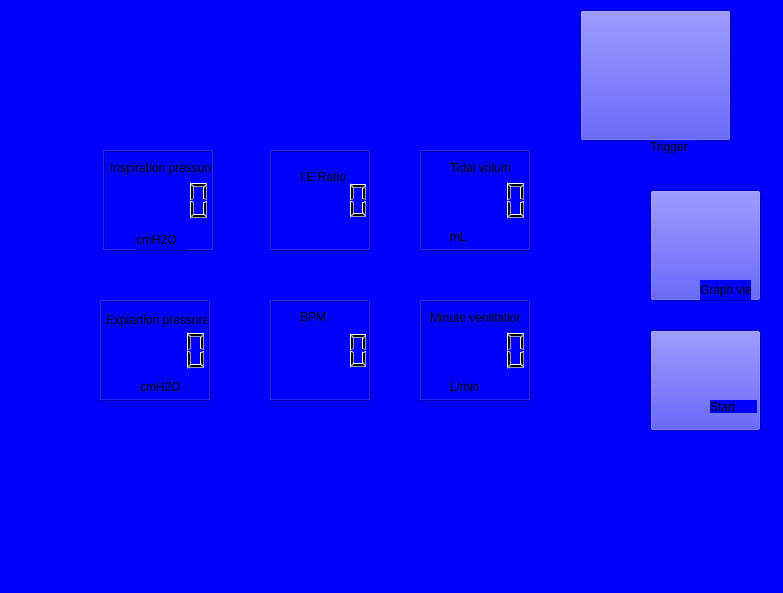
<?xml version="1.0" encoding="UTF-8"?>
<ui version="4.0">
 <class>Form</class>
 <widget class="QWidget" name="Form">
  <property name="geometry">
   <rect>
    <x>0</x>
    <y>0</y>
    <width>783</width>
    <height>593</height>
   </rect>
  </property>
  <property name="windowTitle">
   <string>Form</string>
  </property>
  <property name="styleSheet">
   <string notr="true">background-color: rgb(0, 0, 255);</string>
  </property>
  <widget class="QPushButton" name="pushButton">
   <property name="geometry">
    <rect>
     <x>580</x>
     <y>10</y>
     <width>151</width>
     <height>131</height>
    </rect>
   </property>
   <property name="styleSheet">
    <string notr="true">background:url(:/newPrefix/New folder/triggerOff_dark.png)</string>
   </property>
   <property name="text">
    <string/>
   </property>
  </widget>
  <widget class="QPushButton" name="pushButton_3">
   <property name="geometry">
    <rect>
     <x>650</x>
     <y>190</y>
     <width>111</width>
     <height>111</height>
    </rect>
   </property>
   <property name="styleSheet">
    <string notr="true">background:url(:/newPrefix/New folder/graph_view_dark.png)</string>
   </property>
   <property name="text">
    <string/>
   </property>
  </widget>
  <widget class="QPushButton" name="pushButton_4">
   <property name="geometry">
    <rect>
     <x>650</x>
     <y>330</y>
     <width>111</width>
     <height>101</height>
    </rect>
   </property>
   <property name="styleSheet">
    <string notr="true">background:url(:/newPrefix/New folder/start_dark.png)</string>
   </property>
   <property name="text">
    <string/>
   </property>
  </widget>
  <widget class="QLCDNumber" name="lcdNumber">
   <property name="geometry">
    <rect>
     <x>103</x>
     <y>150</y>
     <width>111</width>
     <height>101</height>
    </rect>
   </property>
  </widget>
  <widget class="QLCDNumber" name="lcdNumber_2">
   <property name="geometry">
    <rect>
     <x>270</x>
     <y>150</y>
     <width>101</width>
     <height>101</height>
    </rect>
   </property>
  </widget>
  <widget class="QLCDNumber" name="lcdNumber_3">
   <property name="geometry">
    <rect>
     <x>420</x>
     <y>150</y>
     <width>111</width>
     <height>101</height>
    </rect>
   </property>
  </widget>
  <widget class="QLCDNumber" name="lcdNumber_4">
   <property name="geometry">
    <rect>
     <x>100</x>
     <y>300</y>
     <width>111</width>
     <height>101</height>
    </rect>
   </property>
  </widget>
  <widget class="QLCDNumber" name="lcdNumber_5">
   <property name="geometry">
    <rect>
     <x>270</x>
     <y>300</y>
     <width>101</width>
     <height>101</height>
    </rect>
   </property>
  </widget>
  <widget class="QLCDNumber" name="lcdNumber_6">
   <property name="geometry">
    <rect>
     <x>420</x>
     <y>300</y>
     <width>111</width>
     <height>101</height>
    </rect>
   </property>
  </widget>
  <widget class="QLabel" name="label">
   <property name="geometry">
    <rect>
     <x>650</x>
     <y>140</y>
     <width>47</width>
     <height>13</height>
    </rect>
   </property>
   <property name="text">
    <string>Trigger</string>
   </property>
  </widget>
  <widget class="QLabel" name="label_2">
   <property name="geometry">
    <rect>
     <x>700</x>
     <y>280</y>
     <width>51</width>
     <height>20</height>
    </rect>
   </property>
   <property name="text">
    <string>Graph view</string>
   </property>
  </widget>
  <widget class="QLabel" name="label_3">
   <property name="geometry">
    <rect>
     <x>710</x>
     <y>400</y>
     <width>47</width>
     <height>13</height>
    </rect>
   </property>
   <property name="text">
    <string>Start</string>
   </property>
  </widget>
  <widget class="QLabel" name="label_4">
   <property name="geometry">
    <rect>
     <x>300</x>
     <y>170</y>
     <width>47</width>
     <height>13</height>
    </rect>
   </property>
   <property name="text">
    <string>I:E Ratio</string>
   </property>
  </widget>
  <widget class="QLabel" name="label_5">
   <property name="geometry">
    <rect>
     <x>300</x>
     <y>310</y>
     <width>47</width>
     <height>13</height>
    </rect>
   </property>
   <property name="text">
    <string>BPM</string>
   </property>
  </widget>
  <widget class="QLabel" name="label_6">
   <property name="geometry">
    <rect>
     <x>110</x>
     <y>160</y>
     <width>101</width>
     <height>16</height>
    </rect>
   </property>
   <property name="text">
    <string>Inspiration pressure</string>
   </property>
  </widget>
  <widget class="QLabel" name="label_7">
   <property name="geometry">
    <rect>
     <x>136</x>
     <y>230</y>
     <width>51</width>
     <height>20</height>
    </rect>
   </property>
   <property name="text">
    <string>cmH2O</string>
   </property>
  </widget>
  <widget class="QLabel" name="label_8">
   <property name="geometry">
    <rect>
     <x>106</x>
     <y>310</y>
     <width>101</width>
     <height>20</height>
    </rect>
   </property>
   <property name="text">
    <string>Expiartion pressure</string>
   </property>
  </widget>
  <widget class="QLabel" name="label_9">
   <property name="geometry">
    <rect>
     <x>140</x>
     <y>380</y>
     <width>47</width>
     <height>13</height>
    </rect>
   </property>
   <property name="text">
    <string>cmH2O</string>
   </property>
  </widget>
  <widget class="QLabel" name="label_10">
   <property name="geometry">
    <rect>
     <x>450</x>
     <y>160</y>
     <width>61</width>
     <height>16</height>
    </rect>
   </property>
   <property name="text">
    <string>Tidal volume</string>
   </property>
  </widget>
  <widget class="QLabel" name="label_11">
   <property name="geometry">
    <rect>
     <x>450</x>
     <y>230</y>
     <width>47</width>
     <height>13</height>
    </rect>
   </property>
   <property name="text">
    <string>mL</string>
   </property>
  </widget>
  <widget class="QLabel" name="label_12">
   <property name="geometry">
    <rect>
     <x>430</x>
     <y>310</y>
     <width>91</width>
     <height>16</height>
    </rect>
   </property>
   <property name="text">
    <string>Minute ventilation</string>
   </property>
  </widget>
  <widget class="QLabel" name="label_13">
   <property name="geometry">
    <rect>
     <x>450</x>
     <y>380</y>
     <width>47</width>
     <height>13</height>
    </rect>
   </property>
   <property name="text">
    <string>L/min</string>
   </property>
  </widget>
  <widget class="QWidget" name="widget" native="true">
   <property name="geometry">
    <rect>
     <x>230</x>
     <y>-30</y>
     <width>201</width>
     <height>161</height>
    </rect>
   </property>
   <property name="styleSheet">
    <string notr="true">background:url(:/newPrefix/New folder/1547199719796.png)</string>
   </property>
  </widget>
 </widget>
 <resources>
  <include location="ui.qrc"/>
 </resources>
 <connections/>
</ui>
